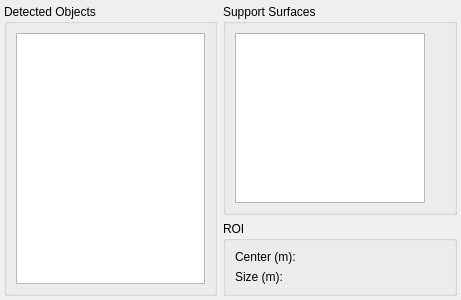
<?xml version="1.0" encoding="UTF-8"?>
<!--
  The Manipulation tab, against MoveIt's own Manipulation tab
  (motion_planning_rviz_plugin_frame.ui, tab `manipulation`).

  MoveIt's tab is a QGridLayout, two columns:

    row 0, col 0, rowspan 2   Detected Objects    detected_objects_list
                                                 detect_objects_button  &Detect
    row 0, col 1              Support Surfaces    support_surfaces_list
                                                 pick_button            &Pick
                                                 place_button           P&lace
    row 1, col 1              ROI                 "Center (m):" roi_center_x/y/z
                                                 "Size (m):"   roi_size_x/y/z

  WHAT MOVEIT'S MANIPULATION TAB IS
  It is an OBJECT PERCEPTION tab, not a gripper tab. Its three groups are fed
  by moveit_ros_perception: &Detect fires the ObjectRecognition action,
  Support Surfaces is a table/plane detector, and ROI is the region of the
  camera image that recognition is run over. There is no open/close control
  anywhere on it; a ParallelJawGripper is driven from MoveIt's separate
  ACTUATOR panel.

  EVERY CONTROL ON THIS TAB IS ABSENT HERE, AND WHY
  curobo has no perception at all, so all three groups have nothing behind
  them. They are not stubbed: there is no disabled [Detect] that could ever
  turn green, and no ROI spinbox wired to a field that does not exist. What
  remains is MoveIt's frame — the grid, the three group boxes in MoveIt's own
  positions, MoveIt's own titles — and two empty lists, each carrying one
  disabled row that says which service is missing (added from
  manipulation_tab.cpp, so this file stays a transcription).

    &Detect          needs moveit_ros_perception's ObjectRecognition action.
                     curobo publishes no perception action, and has no service
                     that returns a detected object.
    &Pick / P&lace   need a support-surface list, i.e. a table or plane
                     detector. There is no such thing in the service list.
    Center / Size    ROI is the window the recogniser is run over. With no
                     recogniser there is no window, and TrajectoryGoal carries
                     no ROI field, so these would have to be typed for nobody.

  WHAT REPLACED THE GRIPPER TABLE THAT WAS HERE
  This tab used to be MoveIt's Joints table scoped to the gripper joints, with
  Open / Close / Plan / Plan+send on it. That was a misreading of the tab: it
  looked like MoveIt's Joints tab, not its Manipulation tab, and it duplicated
  the Joints tab. Nothing is lost by deleting it — `finger_joint` is in the
  cspace like every other joint, so the Joints tab's table already lists it,
  its bar already spans its own limits, and Plan / Plan + send already plan to
  it. See manipulation_tab.hpp.
-->
<ui version="4.0">
 <class>ManipulationTabForm</class>
 <widget class="QWidget" name="ManipulationTabForm">
  <property name="geometry">
   <rect>
    <x>0</x>
    <y>0</y>
    <width>461</width>
    <height>300</height>
   </rect>
  </property>
  <property name="windowTitle">
   <string>Manipulation</string>
  </property>
  <layout class="QGridLayout" name="gridLayout_13">
   <property name="leftMargin">
    <number>4</number>
   </property>
   <property name="topMargin">
    <number>4</number>
   </property>
   <property name="rightMargin">
    <number>4</number>
   </property>
   <property name="bottomMargin">
    <number>4</number>
   </property>
   <property name="horizontalSpacing">
    <number>6</number>
   </property>
   <property name="verticalSpacing">
    <number>6</number>
   </property>
   <item row="0" column="0" rowspan="2">
    <widget class="QGroupBox" name="groupBox_13">
     <property name="title">
      <string>Detected Objects</string>
     </property>
     <layout class="QVBoxLayout" name="verticalLayout_8">
      <item>
       <widget class="QListWidget" name="detected_objects_list"/>
      </item>
     </layout>
    </widget>
   </item>
   <item row="0" column="1">
    <widget class="QGroupBox" name="groupBox_14">
     <property name="title">
      <string>Support Surfaces</string>
     </property>
     <layout class="QGridLayout" name="gridLayout_12">
      <item row="0" column="0" rowspan="3">
       <widget class="QListWidget" name="support_surfaces_list"/>
      </item>
      <item row="2" column="1">
       <spacer name="verticalSpacer">
        <property name="orientation">
         <enum>Qt::Vertical</enum>
        </property>
        <property name="sizeHint" stdset="0">
         <size>
          <width>20</width>
          <height>40</height>
         </size>
        </property>
       </spacer>
      </item>
     </layout>
    </widget>
   </item>
   <item row="1" column="1">
    <widget class="QGroupBox" name="groupBox_7">
     <property name="title">
      <string>ROI</string>
     </property>
     <layout class="QGridLayout" name="gridLayout_14">
      <item row="0" column="0">
       <widget class="QLabel" name="label_12">
        <property name="text">
         <string>Center (m):</string>
        </property>
       </widget>
      </item>
      <item row="1" column="0">
       <widget class="QLabel" name="label_14">
        <property name="text">
         <string>Size (m):</string>
        </property>
       </widget>
      </item>
     </layout>
    </widget>
   </item>
  </layout>
 </widget>
 <resources/>
 <connections/>
</ui>
